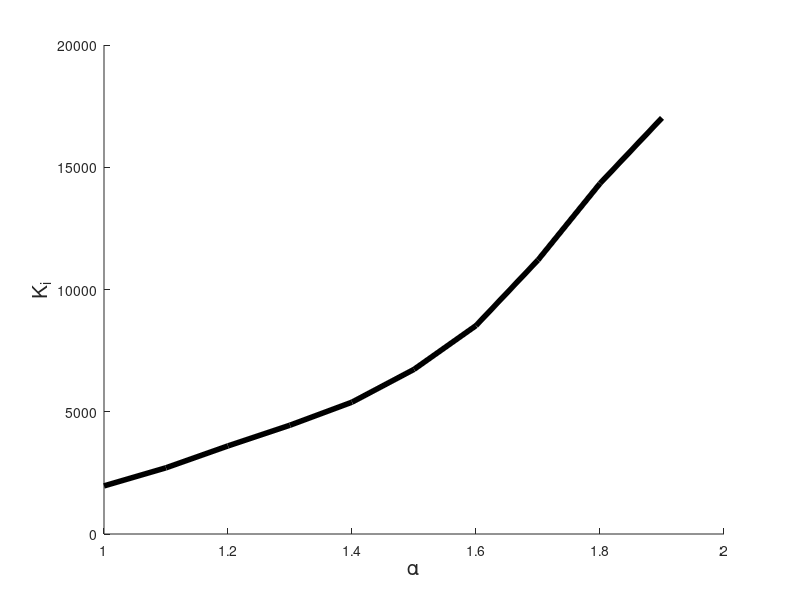
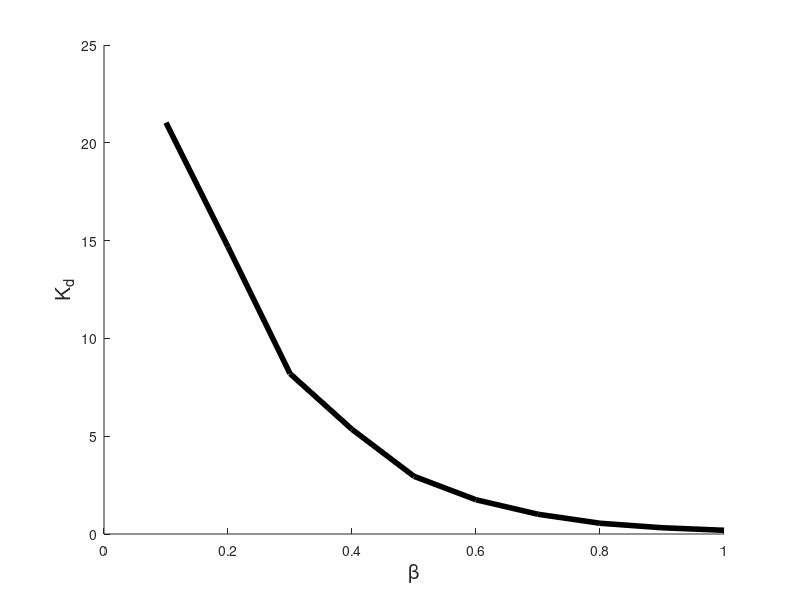

Write the MATLAB code that produced these figures, in order.
%Fractional order controllers increase the robustness of closed-loop deep
%brain stimulation systems
% Antonio Coronel, J. Francisco Gomez Aguilar, Ivanka Stamova and Fidel Santamaria
%This program was made by Antonio Coronel
%This program generates only the Figure 3, if you want to generate the
%data, please refear to the Code titled: Max_Ki and Max_Kd
%PLEASE REFER OUR WORK WHEN USING IT.
clc
clear all
close all
 alf=(1:0.1:1.9)';
 bet=(1:-0.1:0.1)';

valuealf=[1967;2708;3603;4450;5392;6733;8523;11206;14337;17020];
valuebet=[0.19;0.32;0.55;1.01;1.75;2.95;5.35;8.20;14.68;21.03];

figure
plot(alf,valuealf,'black','LineWidth', 4)
xlabel('\alpha','fontsize',15)
ylabel('K_{i}','fontsize',15)
box off
figure
plot(bet,valuebet,'black','LineWidth', 4)
xlabel('\beta','fontsize',15)
ylabel('K_{d}','fontsize',15)
box off
